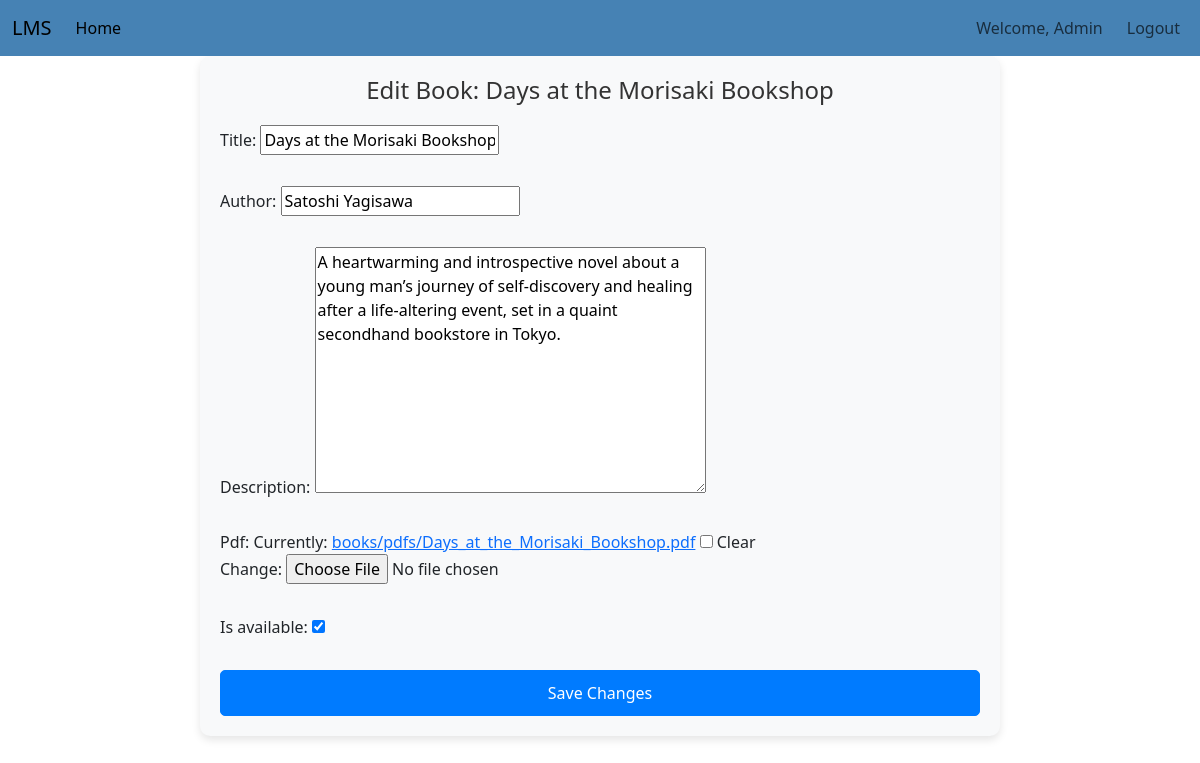
The app's page /adminapp/edit_book/3/ with its own data.
### projectapp/models.py (models this page shows, shortened)
class Book(models.Model):
    title = models.CharField(max_length=200)
    author = models.CharField(max_length=100)
    pdf = models.FileField(upload_to='books/pdfs/', blank=True, null=True)
    image = models.ImageField(upload_to='books/images/', blank=True, null=True)
    is_available = models.BooleanField(default=True)
    description = models.TextField(blank=True, null=True)

### adminapp/views.py (the view)
# urls.py: path('edit_book/<int:book_id>/', views.edit_book, name='edit_book'),
def edit_book(request, book_id):
    book = get_object_or_404(Book, id=book_id)
    if request.method == 'POST':
        form = BookForm(request.POST, request.FILES, instance=book)
        if form.is_valid():
            form.save()  # Save the updated book
            return redirect('adminapp:catalog_management')  # Redirect back to catalog management page
    else:
        form = BookForm(instance=book)  # Pre-populate the form with the existing book data
    return render(request, 'adminapp/edit_book.html', {'form': form, 'book': book})

### adminapp/forms.py
class BookForm(forms.ModelForm):
    class Meta:
        model = Book
        fields = ['title', 'author', 'description', 'pdf', 'is_available']  # Specify the fields to be included

### templates/adminapp/edit_book.html (shortened to what this page needs)
{% extends 'navbar/AdminNavbar.html' %}
{% block body %}
<div class="container">
    <h2>Edit Book: {{ book.title }}</h2>
    <form method="POST" enctype="multipart/form-data">
        {{ form.as_p }}
        <button type="submit" class="btn btn-primary">Save Changes</button>
    </form>
</div>
{% endblock %}

### templates/adminapp/edit_book.html (style rules this page uses)
.container { max-width: 800px; margin: 0 auto; padding: 20px; background-color: #f8f9fa; border-radius: 10px; box-shadow: 0 4px 8px rgba(0, 0, 0, 0.1); }
h2 { text-align: center; margin-bottom: 20px; color: #333; font-size: 24px; }
form { display: flex; flex-direction: column; gap: 15px; }
.btn-primary { background-color: #007bff; border-color: #007bff; padding: 10px 20px; font-size: 16px; border-radius: 5px; cursor: pointer; text-align: center; }

### records on screen
Book: title "Days at the Morisaki Bookshop", author "Satoshi Yagisawa", description "A heartwarming and introspective novel about a young man’s journey of self-discovery and healing after a life-altering event, set in a quaint secondhand bookstore in Tokyo.", is_available "☑"
